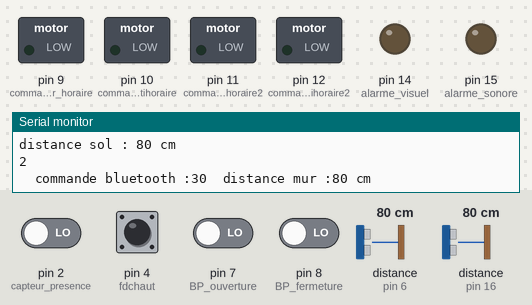
The sketch below on a simulated Arduino Uno, built with avr-gcc and run on an emulated ATmega328P. Parts: switched loads named in the sketch (green lamp = pin HIGH), output pins drawn as LEDs (lit = HIGH), the last lines printed to the serial monitor. Dashed ring = blinking. The inputs (shaded band) are chosen by the test bench; at power-on: pin 4 (fdchaut) HIGH, pin 2 (capteur_presence), pin 7 (BP_ouverture), pin 8 (BP_fermeture) LOW, distance to the obstacle (sensors on pin 16, pin 6) 80 cm.

Above: at 1.2 s.
1.3 s: distance to the obstacle (sensor on pin 16) set to 16 cm
2.8 s: distance to the obstacle (sensor on pin 16) set to 13 cm
At 3.3 s:
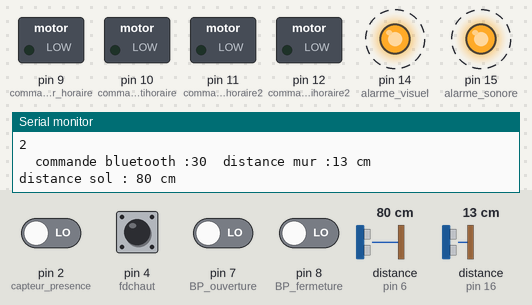
8.8 s: distance to the obstacle (sensor on pin 16) set to 4 cm
At 9.07 s:
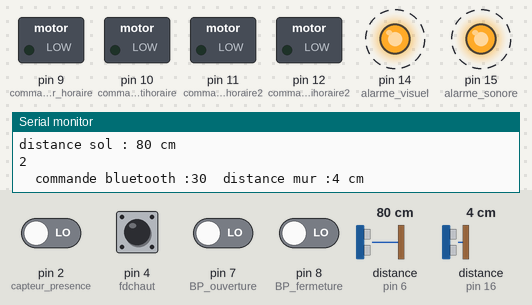
11.8 s: distance to the obstacle (sensor on pin 16) set to 2 cm
14.8 s: distance to the obstacle (sensor on pin 16) set to 8 cm
At 15.92 s:
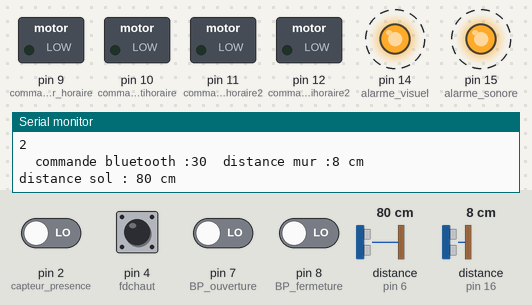
Timing chart, 0 to 18.8 s (numbered marks = the images above; inputs shaded):
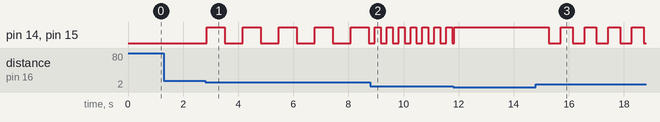

The sketch:

Complet.ino
```cpp
// Bibliotheque //
#include <IRremote.h>
#include <Ultrasonic.h>
#include <SoftwareSerial.h>

// Declaration variable //
#define capteur_presence 2 //Grove receiver infrared
#define emetteur_infra 3 //Grove emitter infrared
#define fdchaut 4 //Grove
#define fdcbas 5 //Grove
#define capteur_distance 6 //Grove PIR
#define BP_ouverture 7 //Grove button
#define BP_fermeture 8 //Grove button
#define commande_moteur_horaire 9 //Grove relay
#define commande_moteur_horaire2 11 //Grove relay
#define commande_moteur_antihoraire 10 //Grove relay
#define commande_moteur_antihoraire2 12 //Grove relay
#define alarme_visuel 14 //Grove LED //Broche A0
#define alarme_sonore 15 //Grove Buzzer //Broche A1
#define detecteur_mur_fond 16 //Grove Ultrasonic //Broche A2
#define RX 17 //Grove bluetooth //Broche A3
#define TX 18 // Grove bluetooth //Broche A4

SoftwareSerial mySerial(RX,TX);

Ultrasonic ultrasonic(capteur_distance);
Ultrasonic ultrasonic2(detecteur_mur_fond);

IRrecv irrecv(emetteur_infra);
IRsend irsend;

char bluetooth;
int commande_bluetooth;
unsigned long date_courante = 0;
int etat_alarme = 0;
long distance_mur;

void setup()
{
    Serial.begin(9600);
    mySerial.begin(9600);

    irsend.enableIROut(38);
    irsend.mark(0);
    pinMode(capteur_presence, INPUT);

    pinMode(fdchaut, INPUT);
    pinMode(fdcbas, INPUT);

    pinMode(BP_fermeture, INPUT);
    pinMode(BP_ouverture, INPUT);

    pinMode(commande_moteur_horaire, OUTPUT);
    pinMode(commande_moteur_horaire2, OUTPUT);
    pinMode(commande_moteur_antihoraire, OUTPUT);
    pinMode(commande_moteur_antihoraire2, OUTPUT);

    pinMode(alarme_visuel, OUTPUT);
    pinMode(alarme_sonore, OUTPUT);
}
void loop()
{
    // Distance de securite //
    long distance_sol;
    distance_sol = ultrasonic.MeasureInCentimeters();
    Serial.print("distance sol : ");
    Serial.print(distance_sol);
    Serial.println(" cm");

    Serial.println(capteur_presence);

    // Ordre de marche bluetooth //
    Serial.print("\t");
    Serial.print("commande bluetooth :");
    Serial.print(commande_bluetooth);
    Serial.print("\t");
    if (mySerial.available()>0)
    {
      bluetooth = mySerial.read() ;
      if (bluetooth == 'A') //Ouverture
      {
        commande_bluetooth = 10;
      }
      else if (bluetooth == 'D') // Fermeture
      {
        commande_bluetooth = 20;
      }
      else if (bluetooth == 'Z') // Stop
      {
        commande_bluetooth = 30;
      }
    }

    // Commande moteur ouverture //
    if((digitalRead(BP_ouverture) || commande_bluetooth == 10) && !digitalRead(fdchaut))
    {
      digitalWrite(commande_moteur_horaire,HIGH);
      digitalWrite(commande_moteur_horaire2,HIGH);
      digitalWrite(commande_moteur_antihoraire,LOW);
      digitalWrite(commande_moteur_antihoraire2,LOW);
      commande_bluetooth = 10;
    }

    else if(digitalRead(capteur_presence) && !digitalRead(fdchaut))
    {
      if(!digitalRead(fdcbas))
      {
       digitalWrite(commande_moteur_horaire,HIGH);
      digitalWrite(commande_moteur_horaire2,HIGH);
      digitalWrite(commande_moteur_antihoraire,LOW);
      digitalWrite(commande_moteur_antihoraire2,LOW);
       commande_bluetooth =10;
      }
      else
      {
        digitalWrite(commande_moteur_horaire,LOW);
       digitalWrite(commande_moteur_horaire2,LOW);
       digitalWrite(commande_moteur_antihoraire,LOW);
       digitalWrite(commande_moteur_antihoraire2,LOW);
       commande_bluetooth = 30;
      }
    }

    // Commande moteur fermeture //
    else if((digitalRead(BP_fermeture) || commande_bluetooth == 20) && !digitalRead(fdcbas))
    {
       digitalWrite(commande_moteur_horaire,LOW);
       digitalWrite(commande_moteur_horaire2,LOW);
       digitalWrite(commande_moteur_antihoraire,HIGH);
       digitalWrite(commande_moteur_antihoraire2,HIGH);
       commande_bluetooth = 20;
    }

    // arrêt des moteur //
    else if(commande_bluetooth == 30 || digitalRead(fdchaut) || digitalRead(fdcbas))
    {
       digitalWrite(commande_moteur_horaire,LOW);
       digitalWrite(commande_moteur_horaire2,LOW);
       digitalWrite(commande_moteur_antihoraire,LOW);
       digitalWrite(commande_moteur_antihoraire2,LOW);
       commande_bluetooth = 30;
    }

    // radar de recul //
    distance_mur = ultrasonic2.MeasureInCentimeters();
    Serial.print("distance mur :");
    Serial.print(distance_mur);
    Serial.println(" cm");
    if(distance_mur <= 2)
    {
    digitalWrite(alarme_visuel, HIGH);
    digitalWrite(alarme_sonore, HIGH);
    }
    else if(distance_mur > 2 && distance_mur <=5)
    {
      if((millis() - date_courante) > 200)
      {
        etat_alarme = !etat_alarme;
        digitalWrite(alarme_visuel, etat_alarme);
        digitalWrite(alarme_sonore, etat_alarme);
        date_courante = millis();
      }
    }
    else if(distance_mur > 5 && distance_mur <=8) // proche du mur
    {
      if((millis() - date_courante) > 400)  // temporisation d'une seconde
      {
        etat_alarme = !etat_alarme;
        digitalWrite(alarme_visuel, etat_alarme);
        digitalWrite(alarme_sonore, etat_alarme);
        date_courante = millis();
      }
    }
    else if(distance_mur > 8 && distance_mur <=11) // proche du mur
    {
      if((millis() - date_courante) > 600)  // temporisation d'une seconde
      {
        etat_alarme = !etat_alarme;
        digitalWrite(alarme_visuel, etat_alarme);
        digitalWrite(alarme_sonore, etat_alarme);
        date_courante = millis();
      }
    }
    else if(distance_mur > 11 && distance_mur <=14) // proche du mur
    {
      if((millis() - date_courante) > 600)  // temporisation d'une seconde
      {
        etat_alarme = !etat_alarme;
        digitalWrite(alarme_visuel, etat_alarme);
        digitalWrite(alarme_sonore, etat_alarme);
        date_courante = millis();
      }
    }
    else if (distance_mur >15)
    {
      digitalWrite(alarme_visuel, LOW);
      digitalWrite(alarme_sonore, LOW);
    }
}
```

Measured:
- the behaviour switches between 15 and 14 cm on distance to the obstacle (sensor on pin 16) (found by bisection; images 0 and 1)
- after the input at 2.8 s, pin 14 (alarme_visuel), pin 15 (alarme_sonore): alternates HIGH for 0.66 s and LOW for 0.66 s, starting after 0.05 s
- after the input at 8.8 s, pin 14 (alarme_visuel), pin 15 (alarme_sonore): alternates HIGH for 0.22 s and LOW for 0.22 s, starting after 0.16 s
- after the input at 14.8 s, pin 14 (alarme_visuel), pin 15 (alarme_sonore): alternates HIGH for 0.43 s and LOW for 0.43 s, starting after 0.48 s
